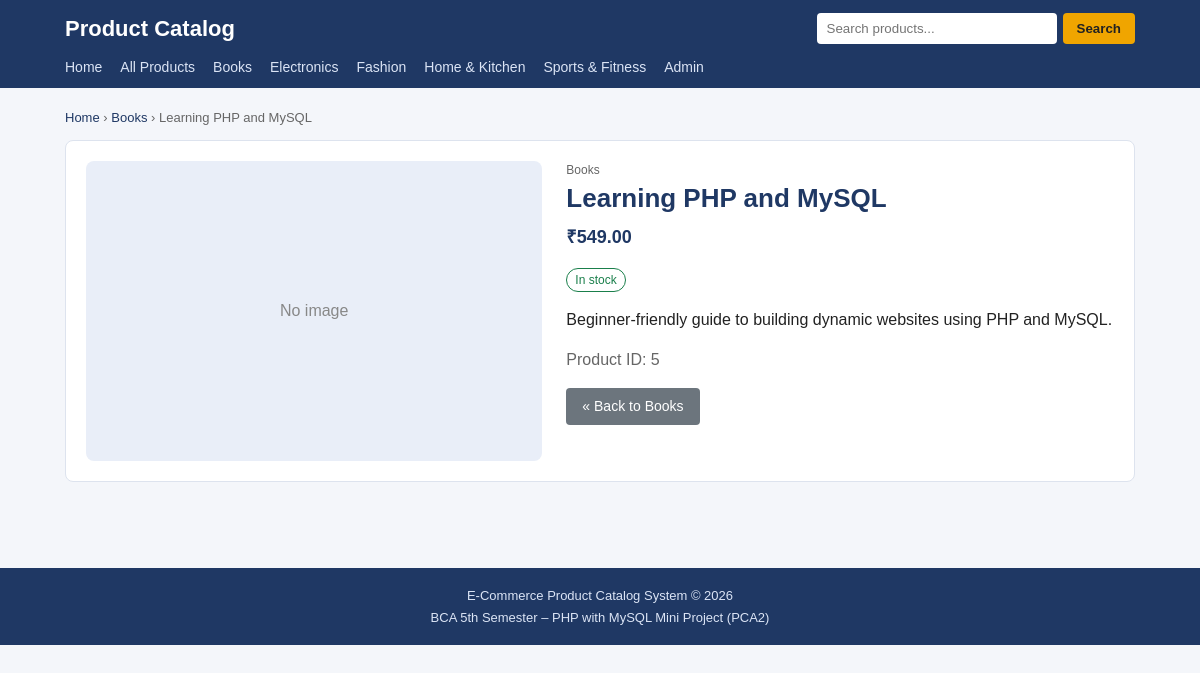
Screenshot of /product.php?id=5 with the database file from the repository.
### tables this page shows
CREATE TABLE IF NOT EXISTS categories (
  category_id   INT AUTO_INCREMENT PRIMARY KEY,
  category_name VARCHAR(100) NOT NULL UNIQUE,
  description   TEXT,
  created_at    TIMESTAMP DEFAULT CURRENT_TIMESTAMP
);

CREATE TABLE IF NOT EXISTS products (
  product_id     INT AUTO_INCREMENT PRIMARY KEY,
  category_id    INT NOT NULL,
  product_name   VARCHAR(150) NOT NULL,
  description    TEXT,
  price          DECIMAL(10,2) NOT NULL,
  image          VARCHAR(255) DEFAULT 'no-image.png',
  stock_quantity INT DEFAULT 0,
  is_featured    TINYINT(1) DEFAULT 0,
  created_at     TIMESTAMP DEFAULT CURRENT_TIMESTAMP,
  INDEX idx_product_name (product_name),
  CONSTRAINT fk_products_category
    FOREIGN KEY (category_id) REFERENCES categories(category_id)
    ON DELETE RESTRICT ON UPDATE CASCADE
);

### product.php (the view, shortened to what this page needs)
<?php
require_once 'config/db.php';
require 'includes/functions.php';
$product = null;
$error   = '';
if (!isset($_GET['id']) || !is_string($_GET['id']) || !ctype_digit($_GET['id']) || (int)$_GET['id'] < 1) {
    $error = 'Invalid product.';
} else {
    $id = (int)$_GET['id'];
    $stmt = mysqli_prepare($conn,
        'SELECT p.*, c.category_name
         FROM products p JOIN categories c ON p.category_id = c.category_id
         WHERE p.product_id = ?');
    mysqli_stmt_bind_param($stmt, 'i', $id);
    mysqli_stmt_execute($stmt);
    $product = mysqli_fetch_assoc(mysqli_stmt_get_result($stmt));
}
require 'includes/header.php';
?>
<?php if ($error !== '') { ?>
    <h1>Product</h1>
    <div class="message error"><?php echo htmlspecialchars($error); ?></div>
    <a class="btn" href="<?php echo $base; ?>products.php">Browse all products</a>
<?php } else { ?>
    <div class="breadcrumb">
        <a href="<?php echo $base; ?>index.php">Home</a> &rsaquo;
        <a href="<?php echo $base; ?>products.php?category=<?php echo (int)$product['category_id']; ?>">
            <?php echo htmlspecialchars($product['category_name']); ?></a> &rsaquo;
        <?php echo htmlspecialchars($product['product_name']); ?>
    </div>
    <div class="product-detail">
        <div class="detail-image">
            <?php echo product_image($product['image'], $product['product_name']); ?>
        </div>
        <div>
            <div class="product-category"><?php echo htmlspecialchars($product['category_name']); ?></div>
            <h1><?php echo htmlspecialchars($product['product_name']); ?></h1>
            <div class="price">&#8377;<?php echo number_format($product['price'], 2); ?></div>
            <p><?php echo stock_badge($product['stock_quantity']); ?></p>
            <p><?php echo nl2br(htmlspecialchars((string)$product['description'])); ?></p>
            <p class="subtitle">Product ID: <?php echo (int)$product['product_id']; ?></p>
            <a class="btn btn-secondary"
               href="<?php echo $base; ?>products.php?category=<?php echo (int)$product['category_id']; ?>">
               &laquo; Back to <?php echo htmlspecialchars($product['category_name']); ?></a>
        </div>
    </div>
<?php } ?>
<?php require 'includes/footer.php'; ?>

### includes/header.php (shortened to what this page needs)
<?php
require_once __DIR__ . '/../config/db.php';
$base = '/ecommerce-product-catalog-php/';
$cat_result = mysqli_query($conn, 'SELECT category_id, category_name FROM categories ORDER BY category_name');
?>
<!DOCTYPE html>
<html lang="en">
<head>
    <link rel="stylesheet" href="<?php echo $base; ?>assets/css/style.css">
</head>
<body>
<header class="site-header">
    <div class="container header-top">
        <a class="logo" href="<?php echo $base; ?>index.php">Product Catalog</a>
        <form class="search-form" action="<?php echo $base; ?>products.php" method="get">
            <input type="text" name="q" placeholder="Search products..."
                   value="<?php echo (isset($_GET['q']) && is_string($_GET['q'])) ? htmlspecialchars($_GET['q']) : ''; ?>">
            <button type="submit">Search</button>
        </form>
    </div>
    <nav class="container main-nav">
        <a href="<?php echo $base; ?>index.php">Home</a>
        <a href="<?php echo $base; ?>products.php">All Products</a>
        <?php while ($cat = mysqli_fetch_assoc($cat_result)) { ?>
            <a href="<?php echo $base; ?>products.php?category=<?php echo (int)$cat['category_id']; ?>">
                <?php echo htmlspecialchars($cat['category_name']); ?>
            </a>
        <?php } ?>
        <a href="<?php echo $base; ?>admin/login.php">Admin</a>
    </nav>
</header>
<main class="container">

### assets/css/style.css (style rules this page uses)
* { box-sizing: border-box; }
body { margin: 0; font-family: Arial, Helvetica, sans-serif; background: #f4f6fa; color: #222; line-height: 1.5; }
a { color: #1f3864; text-decoration: none; }
.container { max-width: 1100px; margin: 0 auto; padding: 0 15px; }
main.container { padding-top: 20px; padding-bottom: 30px; min-height: 60vh; }
h1 { font-size: 26px; color: #1f3864; margin: 0 0 6px; }
.subtitle { color: #666; margin: 0 0 16px; }
.breadcrumb { font-size: 13px; color: #666; margin-bottom: 12px; }
.site-header { background: #1f3864; color: #fff; }
.header-top { display: flex; flex-wrap: wrap; align-items: center; justify-content: space-between; gap: 10px; padding-top: 12px; padding-bottom: 12px; }
.logo { color: #fff; font-size: 22px; font-weight: bold; }
.search-form { display: flex; gap: 6px; }
.search-form input { padding: 8px 10px; border: none; border-radius: 4px; width: 240px; max-width: 100%; }
.search-form button { padding: 8px 14px; background: #f0a500; color: #222; border: none; border-radius: 4px; cursor: pointer; font-weight: bold; }
.main-nav { display: flex; flex-wrap: wrap; gap: 4px 18px; padding-bottom: 10px; }
.main-nav a { color: #dbe4f5; font-size: 14px; }
.product-category { font-size: 12px; color: #666; }
.price { font-weight: bold; color: #1f3864; font-size: 18px; }
.product-detail { display: grid; grid-template-columns: 1fr 1.2fr; gap: 24px; background: #fff; padding: 20px; border: 1px solid #dde3ee; border-radius: 8px; }
.detail-image { height: 300px; background: #e9eef8; border-radius: 8px; overflow: hidden; display: flex; align-items: center; justify-content: center; color: #888; }
.btn { display: inline-block; padding: 8px 16px; background: #1f3864; color: #fff; border: none; border-radius: 4px; cursor: pointer; font-size: 14px; }
.btn-secondary { background: #6c757d; }

### rows the page displays
categories: category_name "Books"
categories: category_name "Electronics"
categories: category_name "Fashion"
categories: category_name "Home & Kitchen"
categories: category_name "Sports & Fitness"
products: category.category_name "Books", product_name "Learning PHP and MySQL", image+product_name "No image", price "549.00", description "Beginner-friendly guide to building dynamic websites using PHP and MySQL.", product_id "5"
